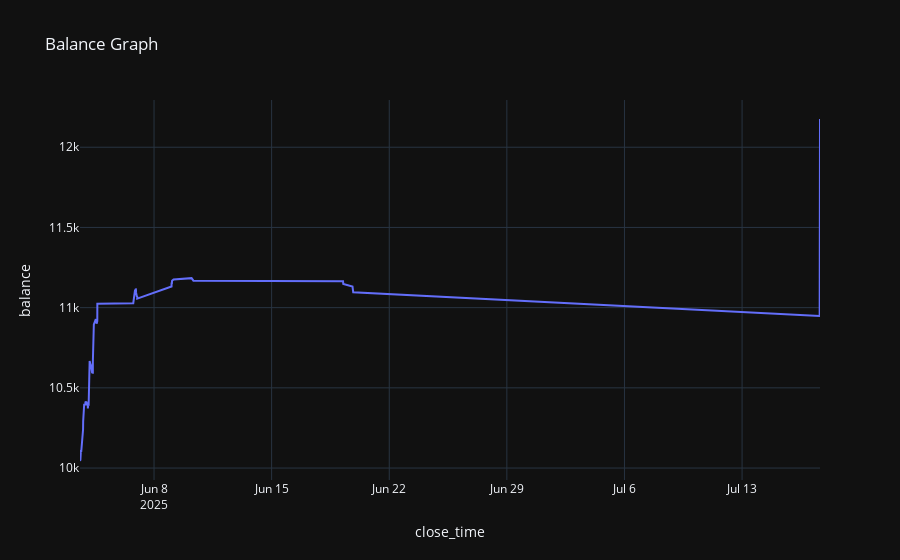

Source (notebook cell):
### Code cell
mm = bt.plot_balance()
display(mm)
